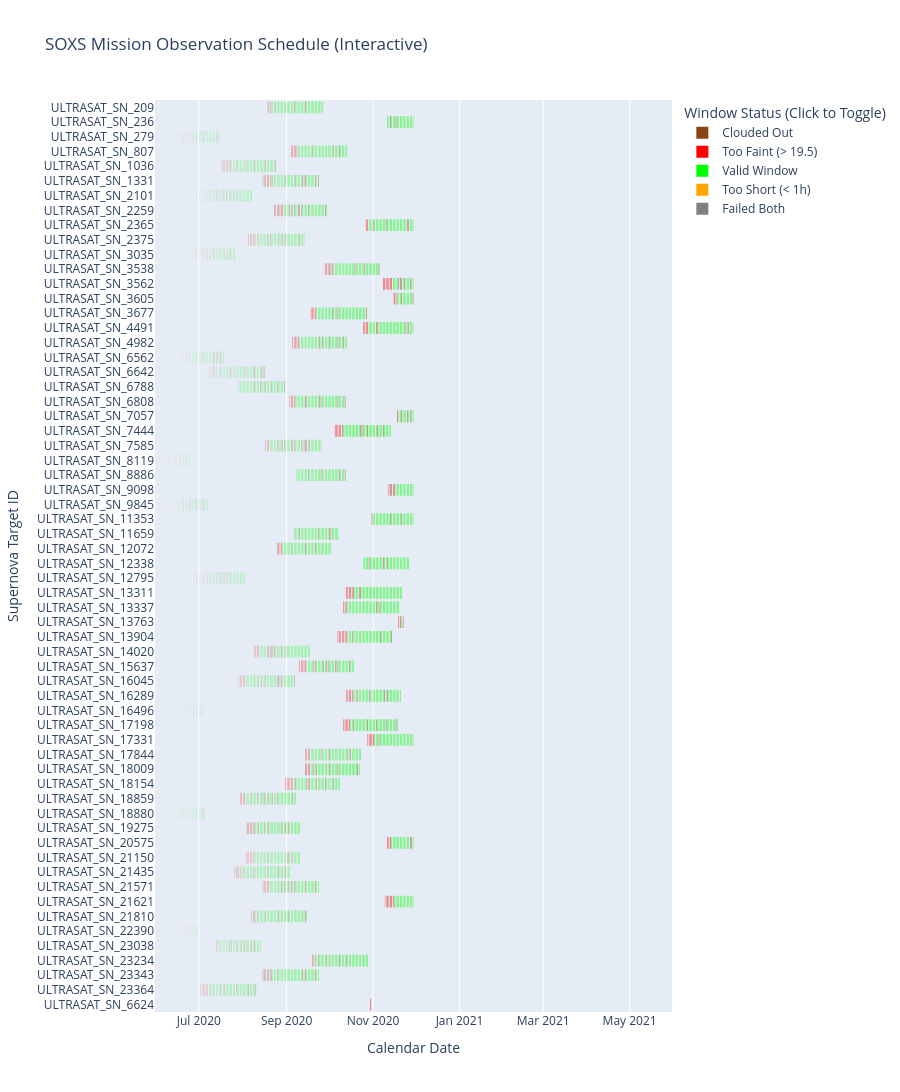

Notebook cell for this chart:
### Code cell
plot_mission_timeline(df_global_windows, "SOXS", "soxs_all_windows_mjd", soxs.weather_profile)

### Figure 1 — Plotly figure (JSON) as saved in the notebook; plotly's stock layout.template omitted (floating-point values rounded to 4 significant figures; data arrays with more than 128 entries replaced by an {"elided": "..."} marker saying what was removed)
{"data": [{"alignmentgroup": "True", "base": {"elided": "360 str values"}, "customdata": {"elided": "360x2 float values"}, "hovertemplate": "Status=Clouded Out<br>Start=%{base}<br>End=%{x}<br>Target=%{y}<br>Duration (Hours)=%{customdata[0]}<br>Est. Magnitude=%{customdata[1]}<extra></extra>", "legendgroup": "Clouded Out", "marker": {"color": "#8B4513", "line": {"width": 0}, "pattern": {"shape": ""}}, "name": "Clouded Out", "offsetgroup": "Clouded Out", "opacity": 1, "orientation": "h", "showlegend": true, "textposition": "auto", "type": "bar", "x": {"elided": "360 int values"}, "xaxis": "x", "y": {"elided": "360 str values"}, "yaxis": "y"}, {"alignmentgroup": "True", "base": {"elided": "166 str values"}, "customdata": {"elided": "166x2 float values"}, "hovertemplate": "Status=Too Faint (> 19.5)<br>Start=%{base}<br>End=%{x}<br>Target=%{y}<br>Duration (Hours)=%{customdata[0]}<br>Est. Magnitude=%{customdata[1]}<extra></extra>", "legendgroup": "Too Faint (> 19.5)", "marker": {"color": "#FF0000", "line": {"width": 0}, "pattern": {"shape": ""}}, "name": "Too Faint (> 19.5)", "offsetgroup": "Too Faint (> 19.5)", "opacity": 1, "orientation": "h", "showlegend": true, "textposition": "auto", "type": "bar", "x": {"elided": "166 int values"}, "xaxis": "x", "y": {"elided": "166 str values"}, "yaxis": "y"}, {"alignmentgroup": "True", "base": {"elided": "1455 str values"}, "customdata": {"elided": "1455x2 float values"}, "hovertemplate": "Status=Valid Window<br>Start=%{base}<br>End=%{x}<br>Target=%{y}<br>Duration (Hours)=%{customdata[0]}<br>Est. Magnitude=%{customdata[1]}<extra></extra>", "legendgroup": "Valid Window", "marker": {"color": "#00FF00", "line": {"width": 0}, "pattern": {"shape": ""}}, "name": "Valid Window", "offsetgroup": "Valid Window", "opacity": 1, "orientation": "h", "showlegend": true, "textposition": "auto", "type": "bar", "x": {"elided": "1455 int values"}, "xaxis": "x", "y": {"elided": "1455 str values"}, "yaxis": "y"}, {"alignmentgroup": "True", "base": ["2020-11-10T07:52:27.840000", "2020-06-12T10:05:39.840000", "2020-06-13T10:05:39.840000", "2020-06-14T10:05:39.840000", "2020-06-15T09:50:41.280000", "2020-06-17T09:50:41.280000", "2020-06-18T09:50:41.280000", "2020-06-22T09:35:34.080000", "2020-06-23T09:20:35.520000", "2020-06-24T09:20:35.520000", "2020-06-25T09:20:35.520000", "2020-07-03T09:16:50.880000", "2020-07-04T09:16:50.880000", "2020-06-23T09:50:41.280000", "2020-06-24T09:50:41.280000", "2020-06-25T09:35:34.080000", "2020-06-26T09:35:34.080000", "2020-06-27T09:35:34.080000", "2020-06-29T09:20:35.520000", "2020-06-30T09:20:35.520000", "2020-07-01T09:20:35.520000", "2020-07-02T09:20:35.520000", "2020-06-17T09:39:18.720000", "2020-06-18T09:39:18.720000", "2020-06-19T09:39:18.720000", "2020-06-20T09:24:20.160000", "2020-06-21T09:24:20.160000", "2020-06-23T09:24:20.160000", "2020-07-28T09:50:41.280000", "2020-06-06T10:00:02.880000", "2020-06-08T10:00:02.880000", "2020-06-09T09:44:55.680000", "2020-06-10T09:44:55.680000", "2020-06-11T09:44:55.680000", "2020-06-12T09:44:55.680000", "2020-06-13T09:29:57.120000", "2020-06-15T09:29:57.120000", "2020-06-16T09:14:58.560000", "2020-06-17T09:14:58.560000", "2020-06-19T09:14:58.560000", "2020-06-09T09:54:25.920000", "2020-06-11T09:54:25.920000", "2020-06-12T09:39:18.720000", "2020-06-13T09:39:18.720000", "2020-06-14T09:39:18.720000", "2020-06-15T09:39:18.720000", "2020-06-16T09:24:20.160000", "2020-06-17T09:24:20.160000", "2020-06-18T09:24:20.160000", "2020-06-19T09:24:20.160000", "2020-07-01T09:24:20.160000", "2020-07-02T09:24:20.160000", "2020-06-18T10:01:55.200000", "2020-06-19T10:01:55.200000", "2020-06-20T10:01:55.200000", "2020-06-22T09:46:56.640000", "2020-06-24T09:46:56.640000", "2020-06-26T09:31:49.440000", "2020-06-28T09:31:49.440000", "2020-06-29T09:16:50.880000", "2020-06-09T09:58:10.560000", "2020-06-10T09:58:10.560000", "2020-06-11T09:58:10.560000", "2020-06-12T09:58:10.560000", "2020-06-13T09:43:03.360000", "2020-06-14T09:43:03.360000", "2020-06-15T09:43:03.360000", "2020-06-16T09:43:03.360000", "2020-06-17T09:28:04.800000", "2020-06-18T09:28:04.800000", "2020-06-20T09:13:06.240000", "2020-06-21T09:13:06.240000", "2020-06-22T09:13:06.240000", "2020-06-23T09:13:06.240000", "2020-09-11T03:24:20.160000", "2020-06-12T10:00:02.880000", "2020-06-13T10:00:02.880000", "2020-06-14T10:00:02.880000", "2020-06-15T10:00:02.880000", "2020-06-16T09:44:55.680000", "2020-06-18T09:44:55.680000", "2020-06-20T09:29:57.120000", "2020-06-21T09:29:57.120000", "2020-06-22T09:29:57.120000", "2020-06-23T09:14:58.560000", "2020-06-24T09:14:58.560000", "2020-06-26T09:14:58.560000"], "customdata": {"elided": "87x2 float values"}, "hovertemplate": "Status=Too Short (< 1h)<br>Start=%{base}<br>End=%{x}<br>Target=%{y}<br>Duration (Hours)=%{customdata[0]}<br>Est. Magnitude=%{customdata[1]}<extra></extra>", "legendgroup": "Too Short (< 1h)", "marker": {"color": "#FFA500", "line": {"width": 0}, "pattern": {"shape": ""}}, "name": "Too Short (< 1h)", "offsetgroup": "Too Short (< 1h)", "opacity": 1, "orientation": "h", "showlegend": true, "textposition": "auto", "type": "bar", "x": [898560, 0, 0, 0, 898560, 898560, 898560, 1805760, 2704320, 2704320, 2704320, 2704320, 2704320, 898560, 898560, 1805760, 1805760, 1805760, 2704320, 2704320, 2704320, 2704320, 1805760, 1805760, 1805760, 2704320, 2704320, 2704320, 898560, 0, 0, 907200, 907200, 907200, 907200, 1805760, 1805760, 2704320, 2704320, 2704320, 0, 0, 1805760, 1805760, 1805760, 1805760, 2704320, 2704320, 2704320, 2704320, 2704320, 2704320, 0, 0, 0, 898560, 898560, 1805760, 1805760, 2704320, 0, 0, 0, 0, 907200, 907200, 907200, 907200, 1805760, 1805760, 2704320, 2704320, 2704320, 2704320, 0, 0, 0, 0, 0, 907200, 907200, 1805760, 1805760, 1805760, 2704320, 2704320, 2704320], "xaxis": "x", "y": ["ULTRASAT_SN_236", "ULTRASAT_SN_279", "ULTRASAT_SN_279", "ULTRASAT_SN_279", "ULTRASAT_SN_279", "ULTRASAT_SN_279", "ULTRASAT_SN_279", "ULTRASAT_SN_279", "ULTRASAT_SN_279", "ULTRASAT_SN_279", "ULTRASAT_SN_279", "ULTRASAT_SN_2101", "ULTRASAT_SN_2101", "ULTRASAT_SN_3035", "ULTRASAT_SN_3035", "ULTRASAT_SN_3035", "ULTRASAT_SN_3035", "ULTRASAT_SN_3035", "ULTRASAT_SN_3035", "ULTRASAT_SN_3035", "ULTRASAT_SN_3035", "ULTRASAT_SN_3035", "ULTRASAT_SN_6562", "ULTRASAT_SN_6562", "ULTRASAT_SN_6562", "ULTRASAT_SN_6562", "ULTRASAT_SN_6562", "ULTRASAT_SN_6562", "ULTRASAT_SN_6788", "ULTRASAT_SN_8119", "ULTRASAT_SN_8119", "ULTRASAT_SN_8119", "ULTRASAT_SN_8119", "ULTRASAT_SN_8119", "ULTRASAT_SN_8119", "ULTRASAT_SN_8119", "ULTRASAT_SN_8119", "ULTRASAT_SN_8119", "ULTRASAT_SN_8119", "ULTRASAT_SN_8119", "ULTRASAT_SN_9845", "ULTRASAT_SN_9845", "ULTRASAT_SN_9845", "ULTRASAT_SN_9845", "ULTRASAT_SN_9845", "ULTRASAT_SN_9845", "ULTRASAT_SN_9845", "ULTRASAT_SN_9845", "ULTRASAT_SN_9845", "ULTRASAT_SN_9845", "ULTRASAT_SN_12795", "ULTRASAT_SN_12795", "ULTRASAT_SN_16496", "ULTRASAT_SN_16496", "ULTRASAT_SN_16496", "ULTRASAT_SN_16496", "ULTRASAT_SN_16496", "ULTRASAT_SN_16496", "ULTRASAT_SN_16496", "ULTRASAT_SN_16496", "ULTRASAT_SN_18880", "ULTRASAT_SN_18880", "ULTRASAT_SN_18880", "ULTRASAT_SN_18880", "ULTRASAT_SN_18880", "ULTRASAT_SN_18880", "ULTRASAT_SN_18880", "ULTRASAT_SN_18880", "ULTRASAT_SN_18880", "ULTRASAT_SN_18880", "ULTRASAT_SN_18880", "ULTRASAT_SN_18880", "ULTRASAT_SN_18880", "ULTRASAT_SN_18880", "ULTRASAT_SN_19275", "ULTRASAT_SN_22390", "ULTRASAT_SN_22390", "ULTRASAT_SN_22390", "ULTRASAT_SN_22390", "ULTRASAT_SN_22390", "ULTRASAT_SN_22390", "ULTRASAT_SN_22390", "ULTRASAT_SN_22390", "ULTRASAT_SN_22390", "ULTRASAT_SN_22390", "ULTRASAT_SN_22390", "ULTRASAT_SN_22390"], "yaxis": "y"}, {"alignmentgroup": "True", "base": ["2020-06-29T09:31:49.440000", "2020-06-30T09:31:49.440000", "2020-07-01T09:16:50.880000", "2020-07-02T09:16:50.880000", "2020-06-20T10:05:39.840000", "2020-10-29T07:52:27.840000", "2020-06-27T09:39:18.720000", "2020-06-28T09:39:18.720000", "2020-06-29T09:24:20.160000", "2020-08-02T09:50:41.280000"], "customdata": [[0.5, 22.68], [0.5, 21.15], [0.75, 20.27], [0.75, 19.65], [0, 20], [0.5, 23.9], [0.5, 21.14], [0.5, 20.61], [0.75, 20.17], [0, 23.49]], "hovertemplate": "Status=Failed Both<br>Start=%{base}<br>End=%{x}<br>Target=%{y}<br>Duration (Hours)=%{customdata[0]}<br>Est. Magnitude=%{customdata[1]}<extra></extra>", "legendgroup": "Failed Both", "marker": {"color": "#808080", "line": {"width": 0}, "pattern": {"shape": ""}}, "name": "Failed Both", "offsetgroup": "Failed Both", "opacity": 1, "orientation": "h", "showlegend": true, "textposition": "auto", "type": "bar", "x": [1805760, 1805760, 2704320, 2704320, 0, 1805760, 1805760, 1805760, 2704320, 0], "xaxis": "x", "y": ["ULTRASAT_SN_2101", "ULTRASAT_SN_2101", "ULTRASAT_SN_2101", "ULTRASAT_SN_2101", "ULTRASAT_SN_3035", "ULTRASAT_SN_6624", "ULTRASAT_SN_12795", "ULTRASAT_SN_12795", "ULTRASAT_SN_12795", "ULTRASAT_SN_21150"], "yaxis": "y"}], "layout": {"barmode": "overlay", "height": 1700, "legend": {"title": {"text": "Window Status (Click to Toggle)"}, "tracegroupgap": 0}, "showlegend": true, "title": {"text": "SOXS Mission Observation Schedule (Interactive)"}, "xaxis": {"anchor": "y", "domain": [0, 1], "range": ["2020-05-31T03:00:00", "2021-05-30T21:50:37.500000"], "title": {"text": "Calendar Date"}, "type": "date"}, "yaxis": {"anchor": "x", "autorange": "reversed", "domain": [0, 1], "title": {"text": "Supernova Target ID"}}}}
